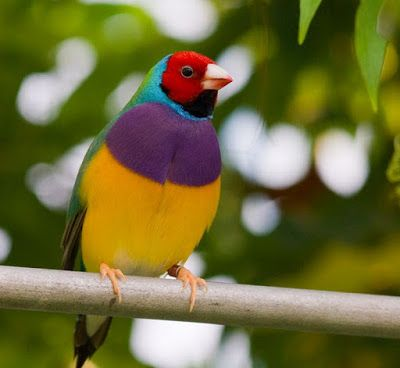
#> input picture aaa.jpg, 400 x 368 px
$ python '8-resmi uzatma(replıcate).py'
#> lines starting #> are read from the running program, lines starting #| are printed output that depends on the picture
import cv2
import numpy as np
resim = cv2.imread("aaa.jpg")
#> resim is the input picture: shape (368, 400, 3); mean B, G, R 58, 109.4, 112.6
uzatılmısresim = cv2.copyMakeBorder(
    resim, 100, 100, 300, 300, cv2.BORDER_REPLICATE)
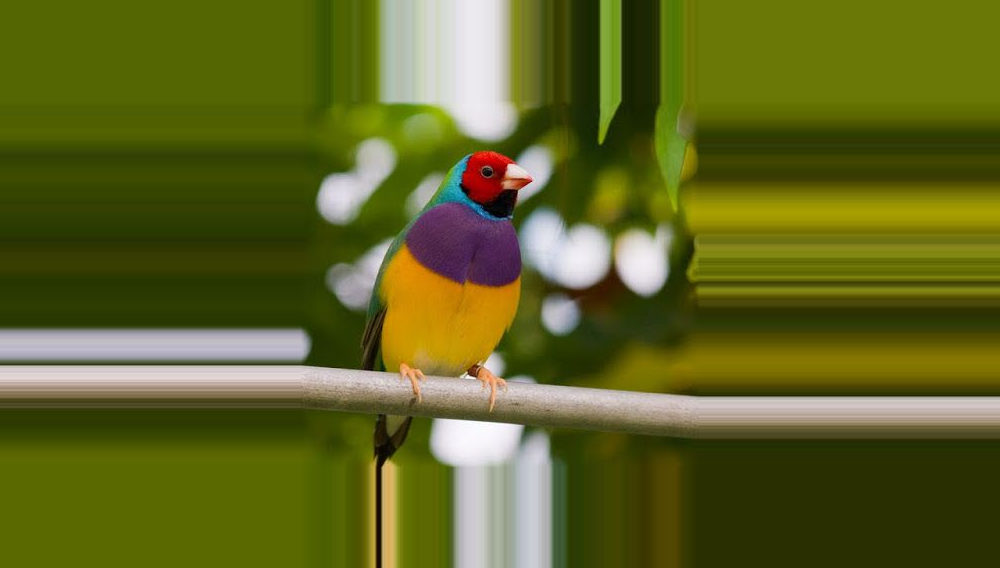
#> uzatılmısresim: shape (568, 1000, 3); mean B, G, R 33.9, 101.1, 96
cv2.imshow("uzatılmıs resim", uzatılmısresim)
cv2.waitKey(0)
cv2.destroyAllWindows()

$ run again, with aynalanan kus remi.jpg copied over aaa.jpg
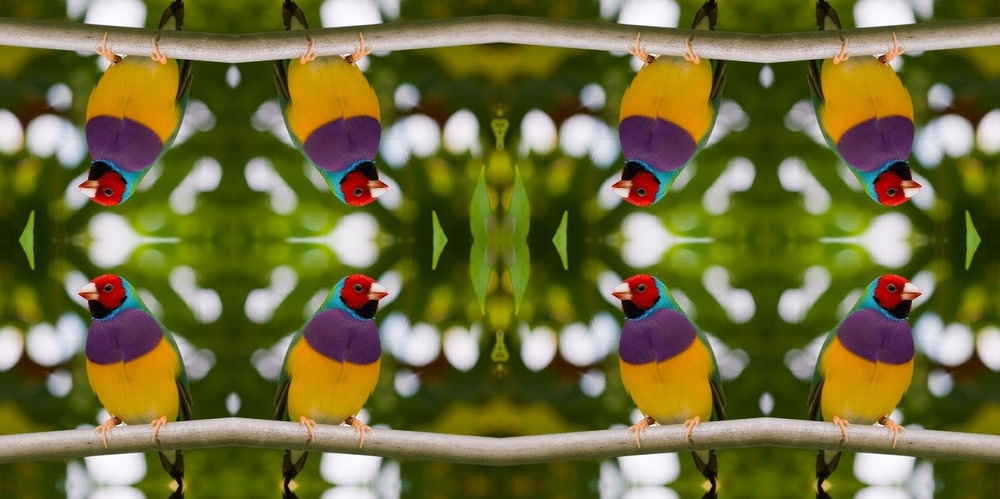
#> input picture aynalanan kus remi.jpg, 1000 x 499 px, shrunk from 1500 x 748 before the run
#> resim is the input picture: shape (499, 1000, 3); mean B, G, R 60.1, 109.8, 113.4
#> `uzatılmısresim = cv2.copyMakeBorder( resim, 100, 100, 300, 300, cv2.BO..`:
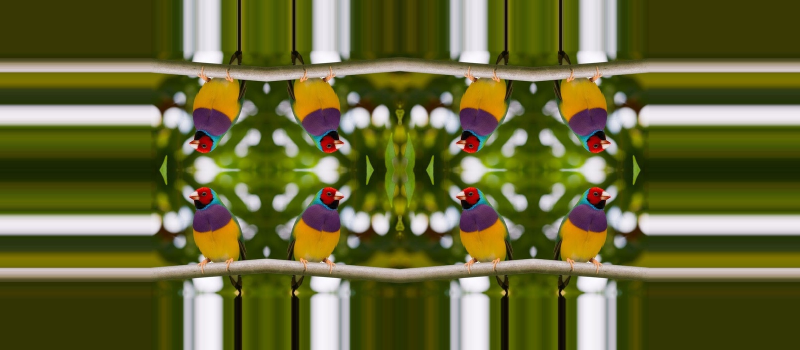
#> uzatılmısresim: shape (699, 1600, 3) (shown at 1/2 size); mean B, G, R 53.6, 103.2, 102.7
